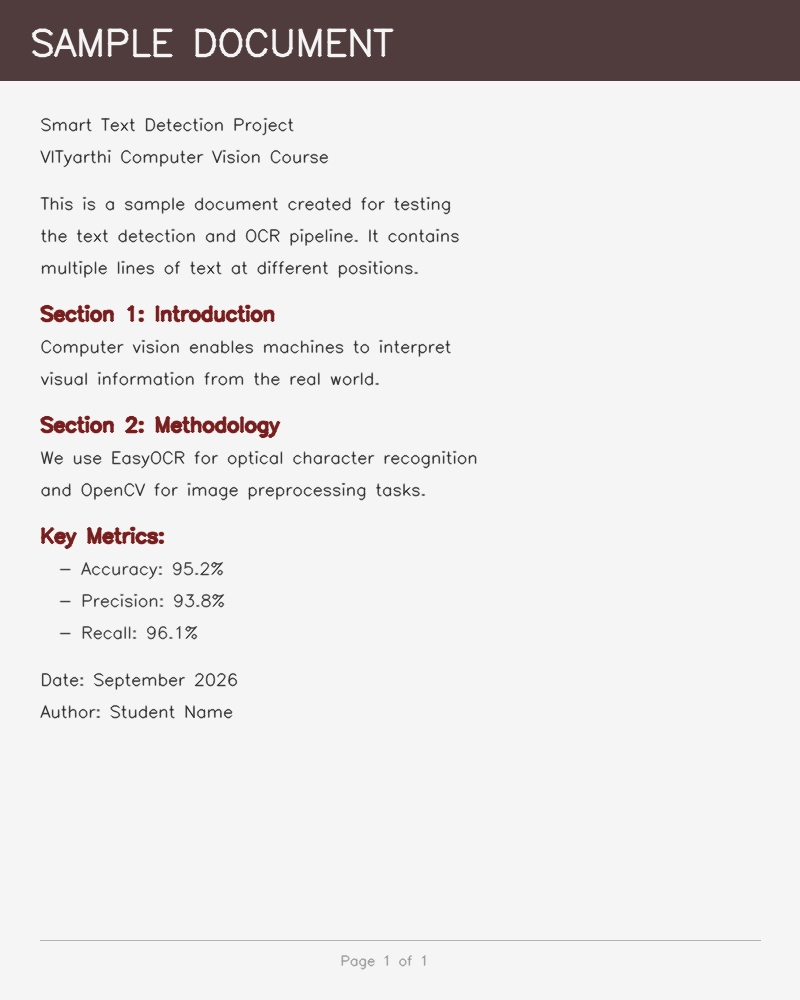
#> input picture samples/sample_document.jpg, 800 x 1000 px
$ python main.py -i samples/sample_document.jpg   (older library calls are emulated)
#> lines starting #> are read from the running program, lines starting #| are printed output that depends on the picture
### src/preprocessing.py
"""
Image Preprocessing Module for Smart Text Detection.

Provides a pipeline of OpenCV-based preprocessing steps optimized for OCR:
grayscale conversion, noise reduction, contrast enhancement, adaptive
thresholding, and resizing. Each function works independently and can be
tested in isolation.
"""

import cv2
import numpy as np
from typing import Dict, Optional, Tuple


def load_image(path: str) -> np.ndarray:
    """Load an image from disk and validate that it was read successfully.

    Args:
        path: Path to the image file.

    Returns:
        The loaded image as a BGR NumPy array.

    Raises:
        FileNotFoundError: If the file does not exist.
        ValueError: If OpenCV cannot decode the image.
    """
    import os
    if not os.path.isfile(path):
        raise FileNotFoundError(f"Image file not found: {path}")

    img = cv2.imread(path)
    if img is None:
        raise ValueError(f"Could not decode image (corrupt or unsupported format): {path}")

    return img


def resize_if_needed(image: np.ndarray, max_dimension: int = 2000) -> np.ndarray:
    """Resize the image if its largest dimension exceeds max_dimension.

    Maintains aspect ratio. Images smaller than the limit are returned
    unchanged.

    Args:
        image: Input image (BGR or grayscale).
        max_dimension: Maximum allowed width or height in pixels.

    Returns:
        Resized image, or the original if no resize was needed.
    """
    h, w = image.shape[:2]
    if max(h, w) <= max_dimension:
        return image

    scale = max_dimension / max(h, w)
    new_w = int(w * scale)
    new_h = int(h * scale)
    return cv2.resize(image, (new_w, new_h), interpolation=cv2.INTER_AREA)


def to_grayscale(image: np.ndarray) -> np.ndarray:
    """Convert a BGR image to grayscale.

    If the image is already single-channel, it is returned as-is.

    Args:
        image: Input image.

    Returns:
        Grayscale image.
    """
    if len(image.shape) == 2:
        return image
    if image.shape[2] == 1:
        return image[:, :, 0]
    return cv2.cvtColor(image, cv2.COLOR_BGR2GRAY)


def reduce_noise(image: np.ndarray, kernel_size: int = 3) -> np.ndarray:
    """Apply Gaussian blur to reduce high-frequency noise.

    A mild blur helps OCR by smoothing out pixel-level noise without
    destroying text edges.

    Args:
        image: Grayscale or BGR image.
        kernel_size: Size of the Gaussian kernel (must be odd).

    Returns:
        Blurred image.
    """
    return cv2.GaussianBlur(image, (kernel_size, kernel_size), 0)


def enhance_contrast(image: np.ndarray, clip_limit: float = 2.0,
                     tile_size: int = 8) -> np.ndarray:
    """Enhance local contrast using CLAHE (Contrast Limited Adaptive
    Histogram Equalization).

    Works on grayscale images. For BGR input the image is converted to
    grayscale first.

    Args:
        image: Grayscale image.
        clip_limit: CLAHE clip limit (controls contrast amplification).
        tile_size: Grid size for local histogram equalization.

    Returns:
        Contrast-enhanced grayscale image.
    """
    gray = to_grayscale(image) if len(image.shape) == 3 else image
    clahe = cv2.createCLAHE(clipLimit=clip_limit,
                            tileGridSize=(tile_size, tile_size))
    return clahe.apply(gray)


# [20 lines left out: function adaptive_threshold, not called in this run]


def run_preprocessing_pipeline(image: np.ndarray,
                               apply_threshold: bool = False) -> Dict[str, np.ndarray]:
    """Run the full preprocessing pipeline and return intermediate results.

    Pipeline order:
      1. Resize if needed
      2. Grayscale conversion
      3. Noise reduction
      4. Contrast enhancement (CLAHE)
      5. Adaptive thresholding (optional)

    The function returns a dictionary containing every intermediate stage
    so callers can inspect or use any step.

    Args:
        image: Raw BGR input image.
        apply_threshold: Whether to include adaptive thresholding.

    Returns:
        Dictionary with keys: 'resized', 'grayscale', 'denoised',
        'enhanced', and optionally 'thresholded'. The 'processed' key
        always points to the final stage.
    """
    stages: Dict[str, np.ndarray] = {}

    stages["resized"] = resize_if_needed(image)
    stages["grayscale"] = to_grayscale(stages["resized"])
    stages["denoised"] = reduce_noise(stages["grayscale"])
    stages["enhanced"] = enhance_contrast(stages["denoised"])

    if apply_threshold:
        stages["thresholded"] = adaptive_threshold(stages["enhanced"])
        stages["processed"] = stages["thresholded"]
    else:
        stages["processed"] = stages["enhanced"]

    return stages

### src/image_quality.py
"""
Image Quality Analysis Module for Smart Text Detection.

Calculates basic image-quality indicators that are useful for
understanding OCR performance. These metrics are practical heuristics,
not scientifically validated universal quality scores.

Metrics computed:
    - Brightness: mean pixel intensity (0-255)
    - Contrast: standard deviation of pixel intensities
    - Sharpness: variance of the Laplacian (higher = sharper)
    - Dimensions: width and height in pixels
    - Grayscale statistics: min, max, mean pixel values
"""

import cv2
import numpy as np
from typing import Dict


def _compute_brightness(gray: np.ndarray) -> float:
    """Mean pixel intensity as a brightness indicator."""
    return round(float(np.mean(gray)), 2)


def _compute_contrast(gray: np.ndarray) -> float:
    """Standard deviation of pixel intensities as a contrast indicator."""
    return round(float(np.std(gray)), 2)


def _compute_sharpness(gray: np.ndarray) -> float:
    """Variance of the Laplacian as a sharpness/blur indicator.

    Higher values indicate sharper images; very low values suggest blur.
    """
    laplacian = cv2.Laplacian(gray, cv2.CV_64F)
    return round(float(laplacian.var()), 2)


def _interpret_quality(brightness: float, contrast: float,
                       sharpness: float) -> str:
    """Provide a simple qualitative interpretation of the metrics.

    This is a rough heuristic, not a rigorous quality classification.

    Rules:
        - Brightness outside 50-200 → likely too dark or washed out
        - Contrast below 30 → low contrast, text may be hard to distinguish
        - Sharpness below 50 → likely blurry

    Returns:
        'Good', 'Moderate', or 'Poor'
    """
    issues = 0

    if brightness < 50 or brightness > 200:
        issues += 1
    if contrast < 30:
        issues += 1
    if sharpness < 50:
        issues += 1

    if issues == 0:
        return "Good"
    elif issues == 1:
        return "Moderate"
    else:
        return "Poor"


def assess_quality(image: np.ndarray) -> Dict:
    """Assess basic quality metrics of an image.

    Args:
        image: Input image (BGR or grayscale NumPy array).

    Returns:
        Dictionary containing:
            - brightness: float (0-255)
            - contrast: float
            - sharpness: float (Laplacian variance)
            - width: int
            - height: int
            - channels: int
            - pixel_min: int
            - pixel_max: int
            - interpretation: str ('Good', 'Moderate', or 'Poor')
            - note: str (disclaimer about the metrics)
    """
    # Convert to grayscale for metric calculation
    if len(image.shape) == 3:
        gray = cv2.cvtColor(image, cv2.COLOR_BGR2GRAY)
        channels = image.shape[2]
    else:
        gray = image
        channels = 1

    h, w = image.shape[:2]

    brightness = _compute_brightness(gray)
    contrast = _compute_contrast(gray)
    sharpness = _compute_sharpness(gray)
    interpretation = _interpret_quality(brightness, contrast, sharpness)

    return {
        "brightness": brightness,
        "contrast": contrast,
        "sharpness": sharpness,
        "width": int(w),
        "height": int(h),
        "channels": int(channels),
        "pixel_min": int(np.min(gray)),
        "pixel_max": int(np.max(gray)),
        "interpretation": interpretation,
        "note": (
            "These are basic image-quality indicators, not scientifically "
            "validated quality scores. They provide a rough sense of whether "
            "the image is suitable for OCR processing."
        ),
    }

### src/text_detection.py
"""
Text Detection Module for Smart Text Detection.

Wraps EasyOCR to provide clean, structured text detection results.
Manages a reusable OCR reader instance to avoid re-downloading or
reloading the model on every call.
"""

import numpy as np
from typing import Dict, List, Optional


# Module-level reader cache to avoid re-creating the heavy model
_reader_cache: Dict[str, object] = {}


def create_reader(languages: Optional[List[str]] = None,
                  use_gpu: bool = False) -> object:
    """Create or retrieve a cached EasyOCR Reader instance.

    The reader is cached by the sorted language list so that repeated
    calls with the same languages reuse the same model.

    Args:
        languages: List of language codes (e.g. ['en']). Defaults to ['en'].
        use_gpu: Whether to use GPU acceleration.

    Returns:
        An easyocr.Reader instance.
    """
    import easyocr

    if languages is None:
        languages = ["en"]

    cache_key = ",".join(sorted(languages))

    if cache_key not in _reader_cache:
        _reader_cache[cache_key] = easyocr.Reader(languages, gpu=use_gpu)

    return _reader_cache[cache_key]


# [36 lines left out: function detect_text, not called in this run]

### src/utils.py
"""
Utility functions for Smart Text Detection & Document Analysis.

Provides reusable helpers for directory management, image validation,
filename handling, and formatting.
"""

import os
import re
from typing import Optional


def ensure_directory(path: str) -> str:
    """Create a directory (and parents) if it does not exist.

    Args:
        path: Directory path to create.

    Returns:
        The absolute path of the created/existing directory.
    """
    try:
        os.makedirs(path, exist_ok=True)
    except FileExistsError:
        pass  # Directory already exists (Windows edge case)
    return os.path.abspath(path)


def is_valid_image_path(path: str) -> bool:
    """Check whether a file path points to an existing, supported image.

    Supported extensions: .jpg, .jpeg, .png, .bmp, .tiff, .tif, .webp

    Args:
        path: File path to validate.

    Returns:
        True if the file exists and has a supported image extension.
    """
    if not path or not os.path.isfile(path):
        return False

    supported = {".jpg", ".jpeg", ".png", ".bmp", ".tiff", ".tif", ".webp"}
    _, ext = os.path.splitext(path)
    return ext.lower() in supported


# [16 lines left out: function safe_filename, not called in this run]


def format_dimensions(width: int, height: int) -> str:
    """Format image dimensions as a human-readable string.

    Args:
        width: Image width in pixels.
        height: Image height in pixels.

    Returns:
        Formatted string like '1920 x 1080'.
    """
    return f"{width} x {height}"


# [23 lines left out: functions get_basename, format_percentage, not called in this run]

### main.py
"""
Smart Text Detection & Document Analysis Using Computer Vision

Command-line application that accepts an image, preprocesses it, detects
text regions with OCR, analyzes confidence and image quality, and exports
structured results.

Usage:
    python main.py --input path/to/image.jpg --output output
"""

import argparse
import os
import sys
import time

# Ensure UTF-8 output on Windows to handle EasyOCR progress bar characters
if sys.platform == "win32":
    os.environ.setdefault("PYTHONIOENCODING", "utf-8")
    try:
        sys.stdout.reconfigure(encoding="utf-8", errors="replace")
        sys.stderr.reconfigure(encoding="utf-8", errors="replace")
    except AttributeError:
        pass  # Python < 3.7

from src.preprocessing import load_image, run_preprocessing_pipeline
from src.text_detection import create_reader, detect_text
from src.confidence_analysis import analyze_confidence
from src.image_quality import assess_quality
from src.visualization import annotate_image, save_annotated
from src.result_export import generate_report, export_json, export_txt
from src.utils import ensure_directory, is_valid_image_path, format_dimensions


def parse_arguments() -> argparse.Namespace:
    """Parse command-line arguments."""
    parser = argparse.ArgumentParser(
        description="Smart Text Detection & Document Analysis Using Computer Vision",
        formatter_class=argparse.RawDescriptionHelpFormatter,
        epilog=(
            "Examples:\n"
            "  python main.py --input samples/sample_document.jpg --output output\n"
            "  python main.py --input photo.png --lang en --threshold 0.3 --preprocess\n"
        ),
    )
    parser.add_argument(
        "--input", "-i", required=True,
        help="Path to the input image file."
    )
    parser.add_argument(
        "--output", "-o", default="output",
        help="Output directory for results (default: output)."
    )
    parser.add_argument(
        "--lang", "-l", default="en",
        help="OCR language code (default: en). Use comma-separated for multiple."
    )
    parser.add_argument(
        "--threshold", "-t", type=float, default=0.25,
        help="Minimum confidence threshold for detections (default: 0.25)."
    )
    parser.add_argument(
        "--preprocess", "-p", action="store_true",
        help="Apply adaptive thresholding during preprocessing."
    )
    return parser.parse_args()


def print_header():
    """Print the application header."""
    print()
    print("=" * 58)
    print("   SMART TEXT DETECTION & DOCUMENT ANALYSIS")
    print("   Computer Vision Project")
    print("=" * 58)
    print()


def print_results(input_path: str, dimensions: dict, detections: list,
                  conf_stats: dict, quality: dict, output_files: list):
    """Print a formatted summary of the analysis results."""
    print("-" * 58)
    print("  RESULTS")
    print("-" * 58)
    print()
    print(f"  Input image:          {os.path.basename(input_path)}")
    print(f"  Image dimensions:     {format_dimensions(dimensions['width'], dimensions['height'])}")
    print(f"  Text regions found:   {conf_stats['total_detections']}")
    print()

    if detections:
        print(f"  Average confidence:   {conf_stats['average_confidence']:.1%}")
        print(f"  Min confidence:       {conf_stats['min_confidence']:.1%}")
        print(f"  Max confidence:       {conf_stats['max_confidence']:.1%}")
        if conf_stats["low_confidence_count"] > 0:
            print(f"  Low-confidence:       {conf_stats['low_confidence_count']} detection(s)")
        print()

        print("  Detected text:")
        for i, det in enumerate(detections, 1):
            print(f"    [{i}] \"{det['text']}\" ({det['confidence']:.0%})")
        print()

    print(f"  Image quality:        {quality['interpretation']}")
    print(f"    Brightness:         {quality['brightness']:.1f}")
    print(f"    Contrast:           {quality['contrast']:.1f}")
    print(f"    Sharpness:          {quality['sharpness']:.1f}")
    print()

    print("  Output files:")
    for f in output_files:
        print(f"    - {f}")
    print()
    print("=" * 58)
    print()


def main():
    """Main application entry point."""
    args = parse_arguments()

    print_header()

    # --- Step 1: Validate input ---
    if not is_valid_image_path(args.input):
        print(f"  ERROR: Invalid or missing image: {args.input}")
        print("  Supported formats: .jpg, .jpeg, .png, .bmp, .tiff, .tif, .webp")
        sys.exit(1)

    print(f"  Loading image: {args.input}")

    try:
        original_image = load_image(args.input)
#> in load_image, img is the input picture: shape (1000, 800, 3); mean B, G, R 226.6, 226.5, 228.6
    except (FileNotFoundError, ValueError) as e:
        print(f"  ERROR: {e}")
        sys.exit(1)

    h, w = original_image.shape[:2]
#> h = 1000; w = 800
    dimensions = {"width": w, "height": h}
#> dimensions = {'width': 800, 'height': 1000}
    print(f"  Image size: {format_dimensions(w, h)} ({original_image.shape[2]} channels)")
#|   Image size: 800 x 1000 (3 channels)

    # --- Step 2: Prepare output directory ---
    try:
        ensure_directory(args.output)
    except OSError as e:
        print(f"  ERROR: Could not create output directory: {e}")
        sys.exit(1)

    # --- Step 3: Preprocess ---
    print("  Preprocessing image...")
    stages = run_preprocessing_pipeline(original_image, apply_threshold=args.preprocess)
#> in enhance_contrast, `return clahe.apply(gray)`:
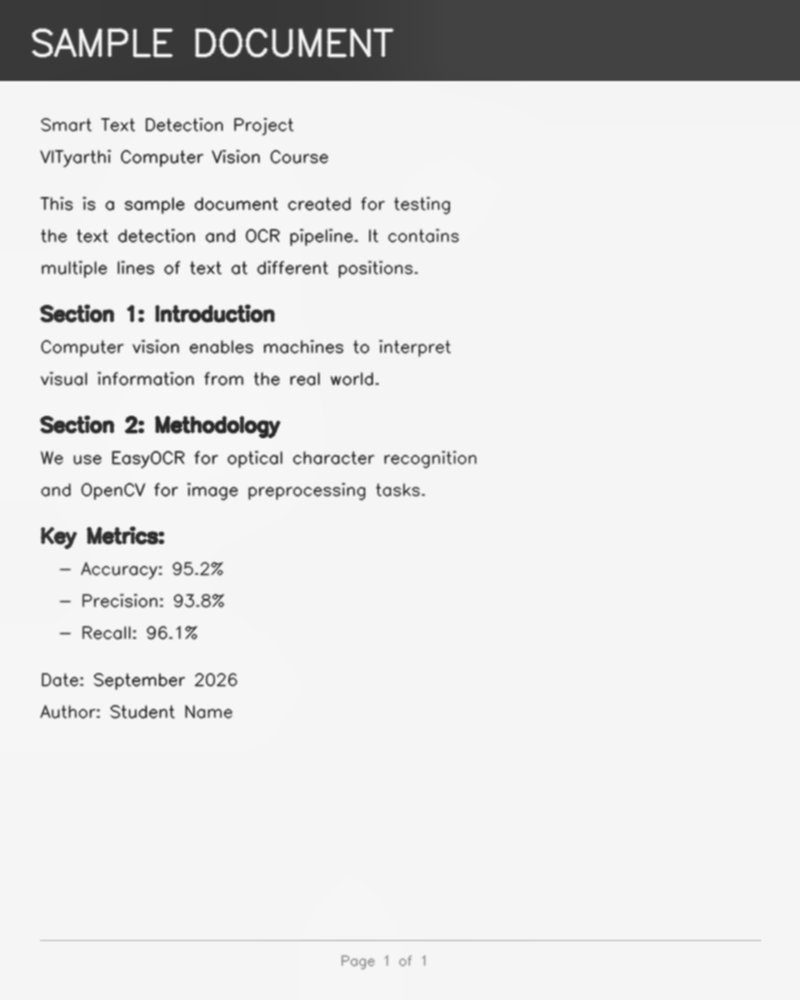
#> returned value: shape (1000, 800); min 37, max 249, mean 226
#> stages = 5 items
    processed_image = stages["processed"]

    # --- Step 4: Assess image quality ---
    print("  Analyzing image quality...")
    quality_metrics = assess_quality(original_image)
#> in assess_quality, `brightness = _compute_brightness(gray)`: brightness = 227.2
#> in assess_quality, `contrast = _compute_contrast(gray)`: contrast = 52.11
#> in _compute_sharpness, `laplacian = cv2.Laplacian(gray, cv2.CV_64F)`:
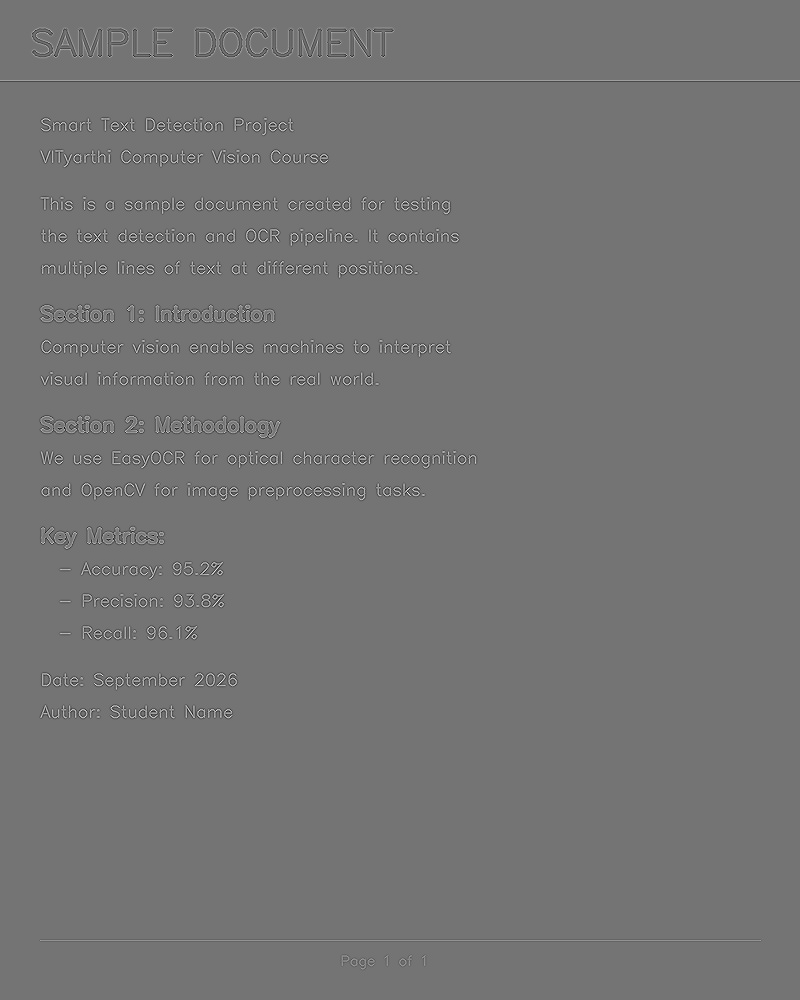
#> laplacian: shape (1000, 800) float64; min -485, max 578, mean 0; drawn with min black and max white
#> in assess_quality, `sharpness = _compute_sharpness(gray)`: sharpness = 1672
#> in assess_quality, `interpretation = _interpret_quality(brightness, contrast, sharpness)`: interpretation = 'Moderate'
#> quality_metrics = 10 items

    # --- Step 5: Run OCR ---
    languages = [lang.strip() for lang in args.lang.split(",")]
    print(f"  Initializing OCR reader (languages: {languages})...")

    start_time = time.time()
    try:
        reader = create_reader(languages, use_gpu=False)
    except Exception as e:
        print(f"  ERROR: Failed to initialize OCR reader: {e}")
        sys.exit(1)

    print("  Detecting text...")
    try:
        detections = detect_text(reader, processed_image, threshold=args.threshold)
    except Exception as e:
        print(f"  ERROR: OCR detection failed: {e}")
        sys.exit(1)

    ocr_time = time.time() - start_time
    print(f"  OCR completed in {ocr_time:.1f}s — found {len(detections)} region(s)")

    if not detections:
        print("  WARNING: No text detected in the image.")

    # --- Step 6: Confidence analysis ---
    conf_stats = analyze_confidence(detections)

    # --- Step 7: Visualize ---
    print("  Creating annotated image...")
    annotated = annotate_image(original_image, detections)
    annotated_path = os.path.join(args.output, "annotated_image.jpg")
    save_annotated(annotated, annotated_path)

    # --- Step 8: Export results ---
    print("  Exporting results...")

    txt_path = os.path.join(args.output, "detected_text.txt")
    export_txt(detections, txt_path)

    report = generate_report(args.input, dimensions, detections,
                             conf_stats, quality_metrics)
    json_path = os.path.join(args.output, "analysis_report.json")
    export_json(report, json_path)

    # --- Step 9: Print summary ---
    output_files = [
        os.path.relpath(txt_path),
        os.path.relpath(json_path),
        os.path.relpath(annotated_path),
    ]
    print_results(args.input, dimensions, detections, conf_stats,
                  quality_metrics, output_files)


if __name__ == "__main__":
    main()
#> (the call stopped at in create_reader, `_reader_cache[cache_key] = easyocr.Reader(languages, gpu=use_gpu)`: easyocr is not available in this run)
